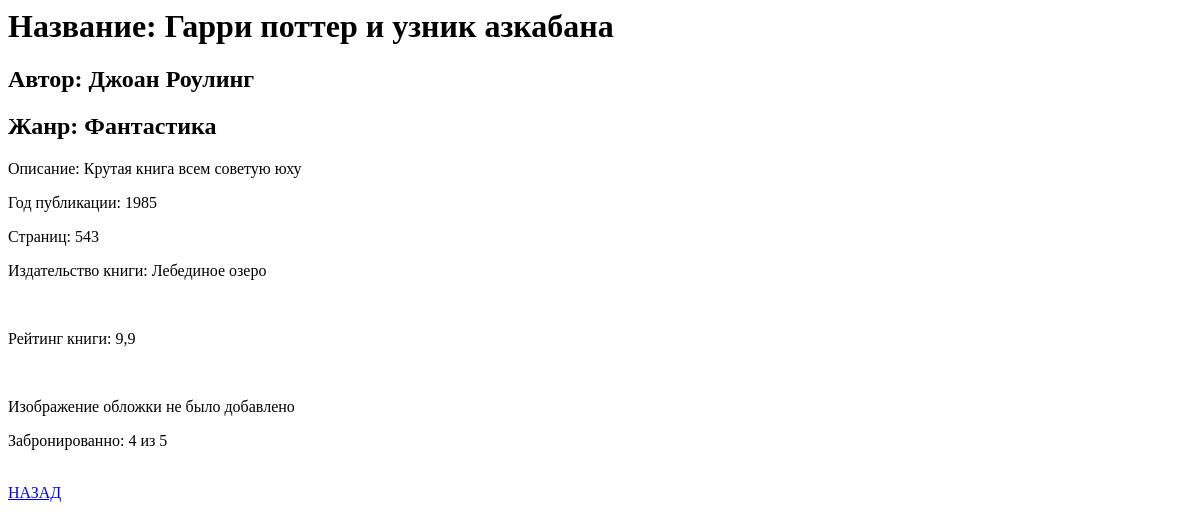
Before: /books/1 with the older database file.
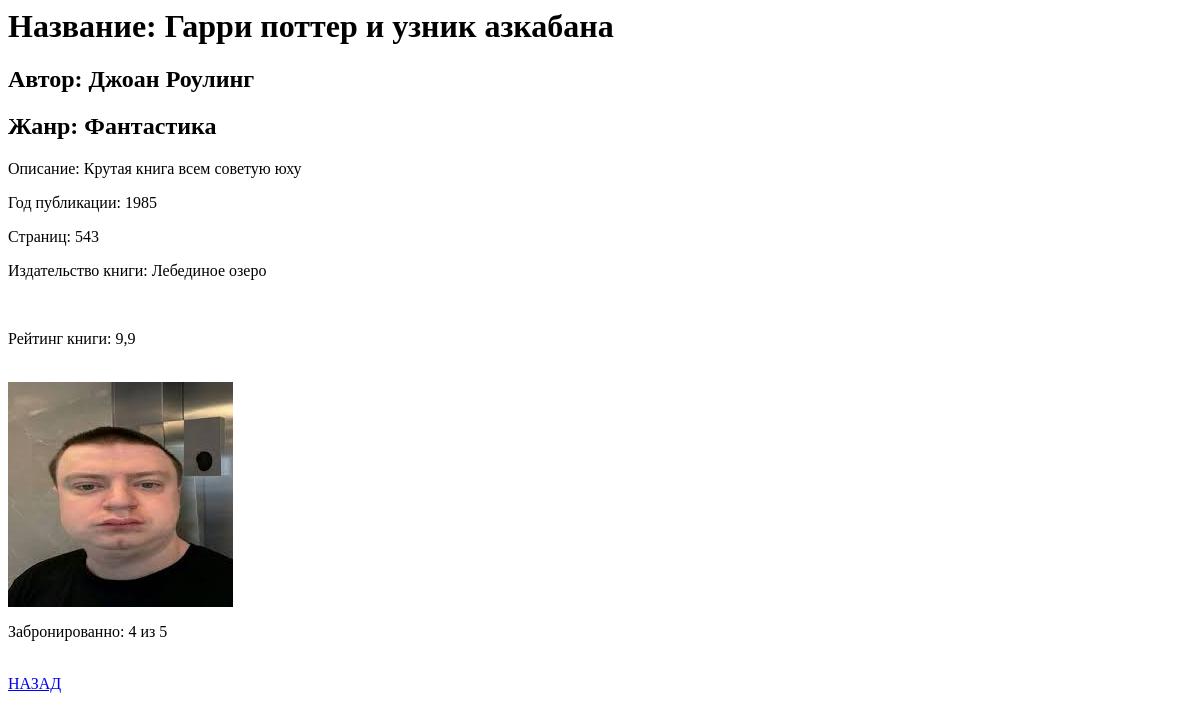
After: the same page with the newer database file.
### books/models.py (models this page shows, shortened)
class Books(models.Model):
    title = models.CharField(max_length=50, verbose_name="Название книги")
    author = models.CharField(max_length=50, verbose_name="Автор книги")
    genre = models.CharField(max_length=20, verbose_name="Жанр книги")
    description = models.TextField(verbose_name="Описание книги")
    publication_year = models.PositiveIntegerField(verbose_name="Год издания книги")
    pages = models.PositiveIntegerField(verbose_name="Количество страниц в книге")
    publisher = models.CharField(max_length=50, verbose_name="Издательство книги")
    rating = models.DecimalField(verbose_name="Рейтинг книги", max_digits=2, decimal_places=1)
    cover = models.ImageField(upload_to='books/', verbose_name="Обложка книги", blank=True)
    reservation_limit = models.PositiveSmallIntegerField(default=1, validators=[
        MinValueValidator(1), MaxValueValidator(5)
    ])
    class Meta:
        verbose_name = 'Книгу'
        verbose_name_plural = 'Книги'

### books/views.py (the view)
# urls.py: path('books/<int:id>', views.book_list_detail_view, name="book_list_detailed")
def book_list_detail_view(request, id):
    if request.method == "GET":
        book_id = get_object_or_404(models.Books, id=id)
        context = {
            'book_id': book_id,
        }
    return render(request=request, template_name='books_view_detailed.html', context=context)

### templates/books_view_detailed.html (shortened to what this page needs)
<h1>Название: {{ book_id.title }}</h1>
<h2>Автор: {{ book_id.author }}</h2>
<h2>Жанр: {{ book_id.genre }}</h2>
<p>Описание: {{ book_id.description }}</p>
<p>Год публикации: {{ book_id.publication_year }}</p>
<p>Страниц: {{ book_id.pages }}</p>
<p>Издательство книги: {{ book_id.publisher }}</p>
<p>Рейтинг книги: {{ book_id.rating }}</p>
{% if book_id.cover %}
<img src="{{ book_id.cover.url }}" alt="">
{% else %}
<p>Изображение обложки не было добавлено</p>
{% endif %}
<p>Забронированно: {{ book_id.reservation_limit }} из 5</p>
<a href="{% url 'book_list' %}">НАЗАД</a>

Changed rows visible on the page:
changed Books "Гарри поттер и узник азкабана": cover: picture added; cover empty → "books/images.jpeg" (drawn)
Other visible differences:
text no longer shown: "Изображение обложки не было добавлено"
